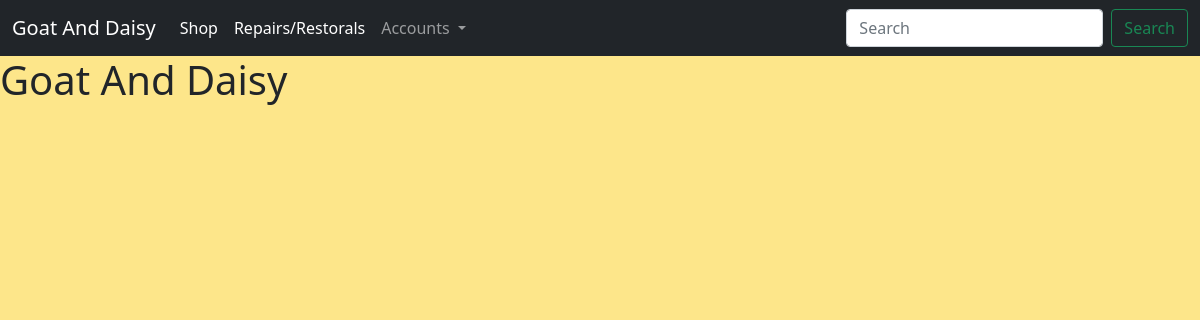
/profiles/all-staff/, run on an earlier commit of the app's database.
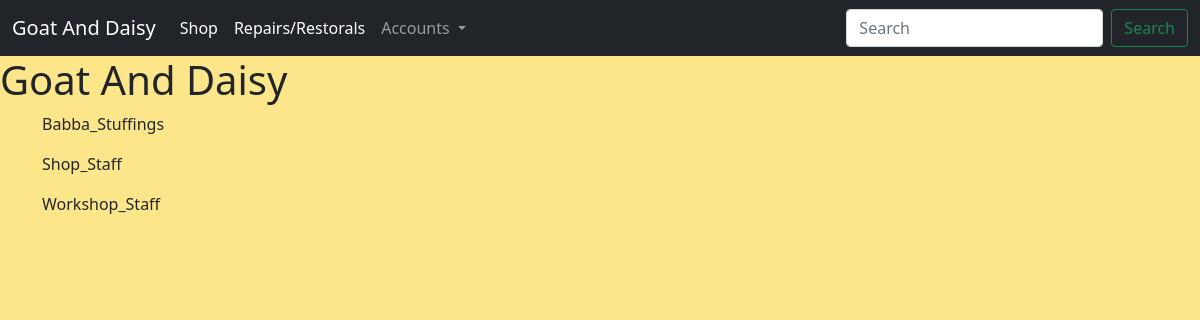
And on a later commit of the database.
### profiles/models.py (models this page shows, shortened)
class StaffMember(models.Model):
    username = models.OneToOneField(User, on_delete=models.CASCADE, null=True, editable=False)
    email = models.EmailField(unique=True, default="start@domain.dj")
    full_name = models.CharField(max_length=100, default="startname")
    shop_staff = models.BooleanField(default=False)
    workshop_staff = models.BooleanField(default=False)
    admin_access_permission = models.BooleanField(default=False)
    notes = models.TextField(null=True, blank=True)
    admin_notes = models.TextField(null=True, blank=True)

### profiles/views.py (the view)
# urls.py: path('all-staff/', views.AdminStaffList.as_view(), name="all_staff"),
class AdminStaffList(ListView):
    queryset = StaffMember.objects.all()
    template_name = 'registration/all_users.html'
    context_object_name = 'users'

### templates/registration/all_users.html
{% extends 'base.html' %}
{% block content %}
{% for user in users%}
    <p>{{user.username | title}}</p>
{% endfor %}
{% endblock %}

### templates/base.html (shortened to what this page needs)
{% load static %}
<!doctype html>
<html lang="en">
  <head>
    <link href="https://cdn.jsdelivr.net/npm/bootstrap@5.1.3/dist/css/bootstrap.min.css" rel="stylesheet">
    <link rel="stylesheet" href="{% static 'css/tw-colours.css' %}">
    <link rel="stylesheet" href="{% static 'css/site_base_custom.css' %}">
  </head>
  <body>
    <nav class="navbar navbar-expand-lg navbar-dark bg-dark">
      <div class="container-fluid">
        <a class="navbar-brand" href="{% url 'index' %}">Goat And Daisy</a>
        <div class="collapse navbar-collapse" id="navbarSupportedContent">
          <ul class="navbar-nav me-auto mb-2 mb-lg-0">
            <li class="nav-item">
              <a class="nav-link active" aria-current="page" href="{% url 'shop' %}">Shop</a>
            </li>
            <li class="nav-item">
              <a class="nav-link active" aria-current="page" href="{% url 'workshop' %}">Repairs/Restorals</a>
            </li>
                <li class="nav-item dropdown">
                  <a class="nav-link dropdown-toggle" href="#" id="navbarDropdown" role="button" data-bs-toggle="dropdown" aria-expanded="false">
                    Accounts
                  </a>
            </li>
          </ul>
          <form class="d-flex">
            <input class="form-control me-2" type="search" placeholder="Search" aria-label="Search">
            <button class="btn btn-outline-success" type="submit">Search</button>
          </form>
        </div>
      </div>
    </nav>
    <h1>Goat And Daisy</h1>
    <main class="container">
    {% block content %}
    {% endblock %}
    </main>
  </body>
</html>

### static/css/site_base_custom.css (style rules this page uses)
body { background-color: var(--yellow-200); }

What changed in the data, as far as the page shows it:
added StaffMember: username "Babba_Stuffings"
added StaffMember: username "Shop_Staff"
added StaffMember: username "Workshop_Staff"
